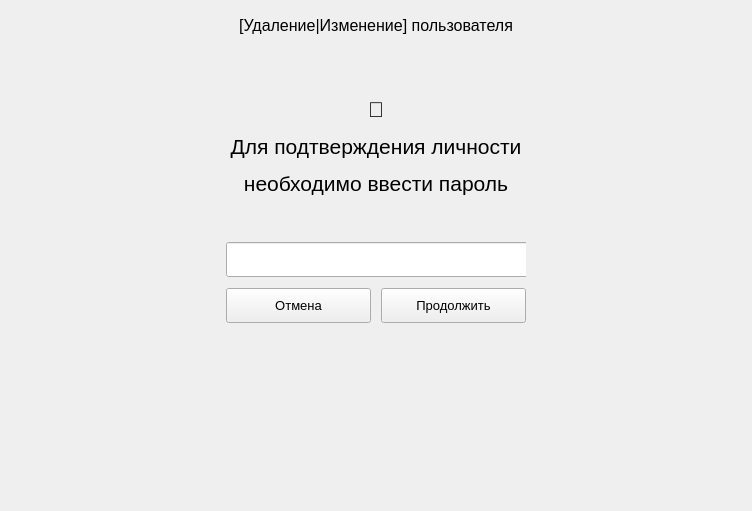
      <widget class="QWidget" name="menu09_page_check_password">
       <layout class="QVBoxLayout" name="verticalLayout_3">
        <item>
         <widget class="QLabel" name="menu09_label">
          <property name="minimumSize">
           <size>
            <width>0</width>
            <height>30</height>
           </size>
          </property>
          <property name="maximumSize">
           <size>
            <width>16777215</width>
            <height>30</height>
           </size>
          </property>
          <property name="text">
           <string>&lt;html&gt;&lt;head/&gt;&lt;body&gt;&lt;p align=&quot;center&quot;&gt;&lt;span style=&quot; font-size:12pt;&quot;&gt;[Удаление|Изменение] пользователя&lt;/span&gt;&lt;/p&gt;&lt;/body&gt;&lt;/html&gt;</string>
          </property>
         </widget>
        </item>
        <item>
         <layout class="QVBoxLayout" name="menu09_container">
          <property name="leftMargin">
           <number>40</number>
          </property>
          <property name="rightMargin">
           <number>40</number>
          </property>
          <item>
           <spacer name="verticalSpacer_6">
            <property name="orientation">
             <enum>Qt::Vertical</enum>
            </property>
            <property name="sizeType">
             <enum>QSizePolicy::Minimum</enum>
            </property>
            <property name="sizeHint" stdset="0">
             <size>
              <width>20</width>
              <height>50</height>
             </size>
            </property>
           </spacer>
          </item>
          <item>
           <widget class="QLabel" name="menu09_message">
            <property name="text">
             <string>&lt;html&gt;&lt;head/&gt;&lt;body&gt;&lt;p align=&quot;center&quot;&gt;&lt;span style=&quot; font-size:16pt;&quot;&gt;🔐&lt;/span&gt;&lt;/p&gt;&lt;p align=&quot;center&quot;&gt;&lt;span style=&quot; font-size:16pt;&quot;&gt;Для подтверждения личности&lt;/span&gt;&lt;/p&gt;&lt;p align=&quot;center&quot;&gt;&lt;span style=&quot; font-size:16pt;&quot;&gt;необходимо ввести пароль&lt;/span&gt;&lt;/p&gt;&lt;/body&gt;&lt;/html&gt;</string>
            </property>
           </widget>
          </item>
          <item>
           <spacer name="verticalSpacer_12">
            <property name="orientation">
             <enum>Qt::Vertical</enum>
            </property>
            <property name="sizeType">
             <enum>QSizePolicy::Fixed</enum>
            </property>
            <property name="sizeHint" stdset="0">
             <size>
              <width>20</width>
              <height>40</height>
             </size>
            </property>
           </spacer>
          </item>
          <item>
           <layout class="QVBoxLayout" name="verticalLayout_10" stretch="0,0,0">
            <property name="spacing">
             <number>10</number>
            </property>
            <property name="leftMargin">
             <number>175</number>
            </property>
            <property name="rightMargin">
             <number>175</number>
            </property>
            <item>
             <widget class="QWidget" name="menu09_password_widget" native="true">
              <property name="minimumSize">
               <size>
                <width>0</width>
                <height>36</height>
               </size>
              </property>
              <property name="maximumSize">
               <size>
                <width>475</width>
                <height>36</height>
               </size>
              </property>
              <widget class="QLineEdit" name="menu09_field_password">
               <property name="geometry">
                <rect>
                 <x>0</x>
                 <y>0</y>
                 <width>475</width>
                 <height>35</height>
                </rect>
               </property>
               <property name="sizePolicy">
                <sizepolicy hsizetype="Expanding" vsizetype="Fixed">
                 <horstretch>0</horstretch>
                 <verstretch>0</verstretch>
                </sizepolicy>
               </property>
               <property name="maxLength">
                <number>32</number>
               </property>
               <property name="echoMode">
                <enum>QLineEdit::Password</enum>
               </property>
              </widget>
              <widget class="QLabel" name="menu09_text_eye">
               <property name="geometry">
                <rect>
                 <x>443</x>
                 <y>1</y>
                 <width>31</width>
                 <height>31</height>
                </rect>
               </property>
               <property name="font">
                <font>
                 <pointsize>12</pointsize>
                </font>
               </property>
               <property name="cursor">
                <cursorShape>PointingHandCursor</cursorShape>
               </property>
               <property name="text">
                <string>👁</string>
               </property>
              </widget>
              <widget class="QPushButton" name="menu09_toggle_visible">
               <property name="geometry">
                <rect>
                 <x>441</x>
                 <y>2</y>
                 <width>31</width>
                 <height>31</height>
                </rect>
               </property>
               <property name="cursor">
                <cursorShape>PointingHandCursor</cursorShape>
               </property>
               <property name="styleSheet">
                <string notr="true">background-color: rgba(255, 255, 255, 0);</string>
               </property>
               <property name="text">
                <string/>
               </property>
               <property name="flat">
                <bool>true</bool>
               </property>
              </widget>
             </widget>
            </item>
            <item>
             <layout class="QHBoxLayout" name="horizontalLayout_6">
              <item>
               <widget class="QPushButton" name="menu09_button_cancel">
                <property name="minimumSize">
                 <size>
                  <width>0</width>
                  <height>35</height>
                 </size>
                </property>
                <property name="font">
                 <font>
                  <pointsize>10</pointsize>
                 </font>
                </property>
                <property name="text">
                 <string>Отмена</string>
                </property>
               </widget>
              </item>
              <item>
               <widget class="QPushButton" name="menu09_button_continue">
                <property name="minimumSize">
                 <size>
                  <width>0</width>
                  <height>35</height>
                 </size>
                </property>
                <property name="font">
                 <font>
                  <pointsize>10</pointsize>
                 </font>
                </property>
                <property name="text">
                 <string>Продолжить</string>
                </property>
               </widget>
              </item>
             </layout>
            </item>
            <item>
             <widget class="QWidget" name="horizontalWidget" native="true">
              <property name="maximumSize">
               <size>
                <width>16777215</width>
                <height>35</height>
               </size>
              </property>
              <layout class="QHBoxLayout" name="horizontalLayout_5">
               <property name="leftMargin">
                <number>150</number>
               </property>
               <property name="rightMargin">
                <number>150</number>
               </property>
              </layout>
             </widget>
            </item>
           </layout>
          </item>
          <item>
           <spacer name="verticalSpacer_7">
            <property name="orientation">
             <enum>Qt::Vertical</enum>
            </property>
            <property name="sizeType">
             <enum>QSizePolicy::Fixed</enum>
            </property>
            <property name="sizeHint" stdset="0">
             <size>
              <width>20</width>
              <height>13</height>
             </size>
            </property>
           </spacer>
          </item>
          <item>
           <spacer name="verticalSpacer_8">
            <property name="orientation">
             <enum>Qt::Vertical</enum>
            </property>
            <property name="sizeType">
             <enum>QSizePolicy::Minimum</enum>
            </property>
            <property name="sizeHint" stdset="0">
             <size>
              <width>20</width>
              <height>100</height>
             </size>
            </property>
           </spacer>
          </item>
         </layout>
        </item>
        <item>
         <widget class="QWidget" name="menu09_header" native="true">
          <property name="minimumSize">
           <size>
            <width>0</width>
            <height>30</height>
           </size>
          </property>
          <property name="maximumSize">
           <size>
            <width>16777215</width>
            <height>30</height>
           </size>
          </property>
          <layout class="QHBoxLayout" name="_4">
           <property name="leftMargin">
            <number>0</number>
           </property>
           <property name="topMargin">
            <number>0</number>
           </property>
           <property name="rightMargin">
            <number>0</number>
           </property>
           <property name="bottomMargin">
            <number>0</number>
           </property>
          </layout>
         </widget>
        </item>
       </layout>
      </widget>
